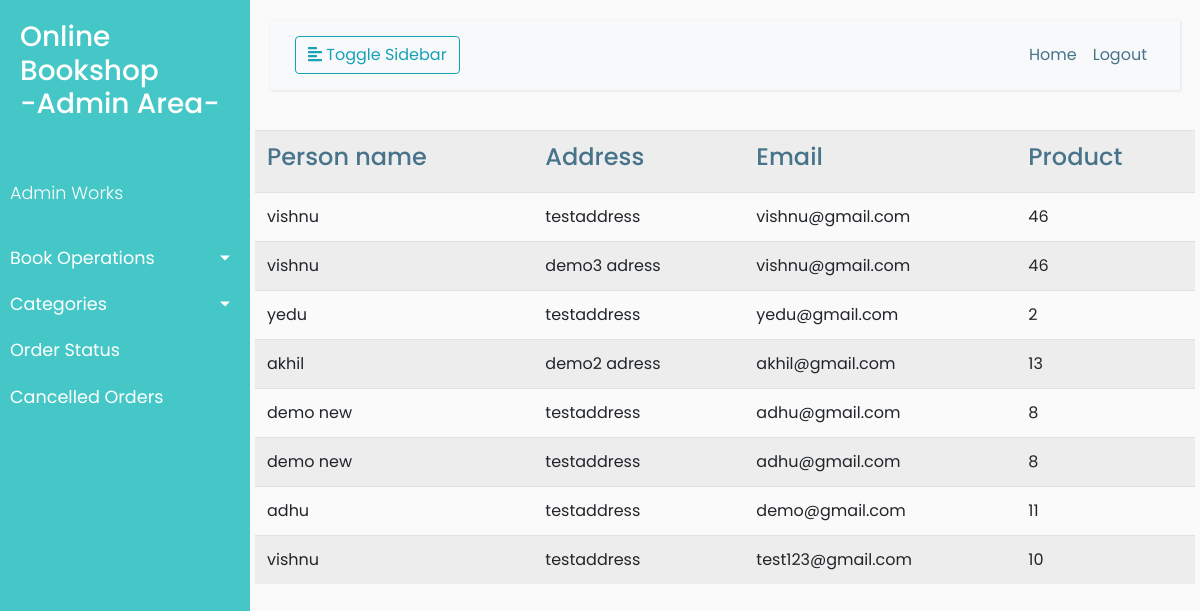
The page /adminapp/cancelledorders on the database its author committed.
### customer/models.py (models this page shows, shortened)
class Orders(models.Model):
    personname=models.CharField(max_length=120)
    address = models.CharField(max_length=200)
    pin = models.CharField(max_length=120)
    phone = models.CharField(max_length=120)
    email = models.CharField(max_length=120)
    productid=models.IntegerField()
    user = models.CharField(max_length=20)
    choice={
        ('orderrecieved','orderrecieved'),
        ('dispached', 'dispached'),
        ('deliverd', 'deliverd'),
    }
    status=models.CharField(max_length=120,choices=choice,default='orderrecieved')
    active_status=models.IntegerField(default=1)

### adminapp/views.py (the view)
# urls.py: path('cancelledorders',CancelledOrders,name="cancelledorders"),
def CancelledOrders(request):
    ob=Orders.objects.filter(active_status=0)
    context={}
    context['orders']=ob
    return render(request,"adminapp/cancelled.html",context)

### adminapp/templates/adminapp/cancelled.html
<!DOCTYPE html>
{% extends "adminapp/adminbase.html" %}
{% block body_block %}
<div class="contain">
    <div class="row">
             <table class="table table-striped">
                 <tr style="color:#47748b">
                     <td><h4>Person name</h4></td>
                     <td><h4>Address</h4></td>
                     <td><h4>Email</h4></td>
                     <td><h4>Product</h4></td>
                 </tr>
                 {% for order in orders%}
                 <tr>
                     <td>{{order.personname}}</td>
                     <td>{{order.address}}</td>
                     <td>{{order.email}}</td>
                     <td>{{order.productid}}</td>
                 </tr>
                 {% endfor %}
             </table>
    </div>
</div>
{% endblock %}

### adminapp/static/css/style.css (style rules this page uses)
body { font-family: 'Poppins', sans-serif; background: #fafafa; }

### rows shown on the page
Orders: personname "vishnu", address "testaddress", email "vishnu@gmail.com", productid "46"
Orders: personname "vishnu", address "demo3 adress", email "vishnu@gmail.com", productid "46"
Orders: personname "yedu", address "testaddress", email "yedu@gmail.com", productid "2"
Orders: personname "akhil", address "demo2 adress", email "akhil@gmail.com", productid "13"
Orders: personname "demo new", address "testaddress", email "adhu@gmail.com", productid "8"
Orders: personname "demo new", address "testaddress", email "adhu@gmail.com", productid "8"
Orders: personname "adhu", address "testaddress", email "demo@gmail.com", productid "11"
Orders: personname "vishnu", address "testaddress", email "test123@gmail.com", productid "10"
